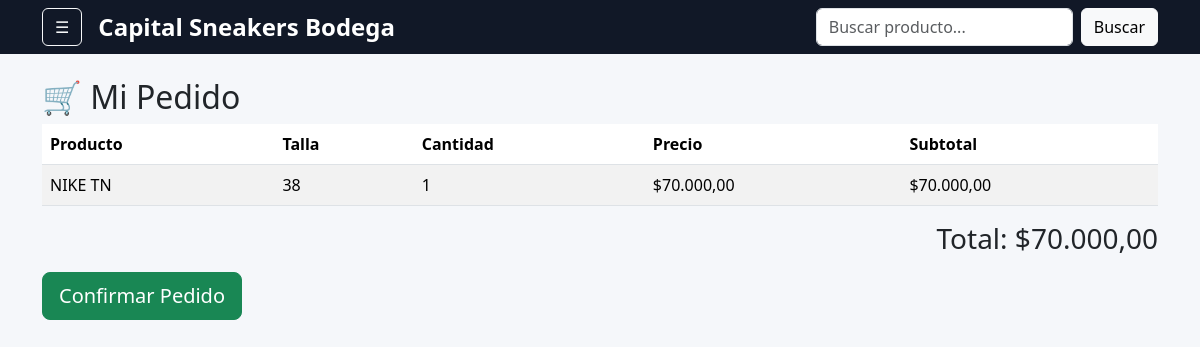
The app's page /carrito/mi-pedido/ (signed in) with its own data.
### carrito/models.py (models this page shows, shortened)
class CarritoItem(models.Model):
    cliente = models.ForeignKey(
        User,
        on_delete=models.CASCADE
    )
    producto = models.ForeignKey(
        Producto,
        on_delete=models.CASCADE
    )
    talla = models.ForeignKey(
        Talla,
        on_delete=models.CASCADE
    )
    cantidad = models.IntegerField(
        default=1
    )
    fecha = models.DateTimeField(
        auto_now_add=True
    )
    def subtotal(self):
        return self.cantidad * self.producto.precio

### catalogo/models.py (models this page shows, shortened)
class Producto(models.Model):
    nombre = models.CharField(
        max_length=200
    )
    marca = models.CharField(
        max_length=100,
        blank=True
    )
    referencia = models.CharField(
        max_length=100,
        unique=True
    )
    codigo_barras = models.CharField(
        max_length=20,
        blank=True,
        null=True
    )
    precio_compra = models.DecimalField(
        max_digits=12,
        decimal_places=2,
        default=0
    )
    precio = models.DecimalField(
        max_digits=12,
        decimal_places=2
    )
    imagen = models.ImageField(
        upload_to='productos/',
        blank=True,
        null=True
    )
    activo = models.BooleanField(
        default=True
    )
    creado = models.DateTimeField(
        auto_now_add=True
    )

### inventario/models.py (models this page shows, shortened)
class Talla(models.Model):
    nombre = models.CharField(
        max_length=10,
        unique=True
    )

### carrito/views.py (the view)
@login_required
def mi_pedido(request):
    items = CarritoItem.objects.filter(
        cliente=request.user
    )
    total = 0
    for item in items:
        total += item.subtotal()
    return render(
        request,
        'carrito/mi_pedido.html',
        {
            'items': items,
            'total': total
        }
    )

### accounts/context_processors.py (called while the page is built)
def balance_cliente(request):
    if not request.user.is_authenticated:
        return {}
    pedidos = Pedido.objects.filter(
        cliente=request.user
    ).exclude(
        estado='cancelado'
    ).exclude(
        estado='pagado'
    )
    total = 0
    for pedido in pedidos:
        for item in pedido.detalles.all():
            total += item.subtotal()
    return {
        'balance_hoy': total
    }

### templates/carrito/mi_pedido.html
{% extends 'base.html' %}
{% block content %}
<h2>
🛒 Mi Pedido
</h2>
<table class="table table-striped">
    <thead>
        <tr>
            <th>Producto</th>
            <th>Talla</th>
            <th>Cantidad</th>
            <th>Precio</th>
            <th>Subtotal</th>
        </tr>
    </thead>
    <tbody>
        {% for item in items %}
        <tr>
            <td>
                {{ item.producto.nombre }}
            </td>
            <td>
                {{ item.talla.nombre }}
            </td>
            <td>
                {{ item.cantidad }}
            </td>
            <td>
                ${{ item.producto.precio }}
            </td>
            <td>
                ${{ item.subtotal }}
            </td>
        </tr>
        {% empty %}
        <tr>
            <td colspan="5">
                No hay productos en el carrito.
            </td>
        </tr>
        {% endfor %}
    </tbody>
</table>
<div class="text-end">
    <h3>
        Total:
        ${{ total }}
    </h3>
</div>
<div class="mt-3">
    <a
        href="{% url 'confirmar_pedido' %}"
        class="btn btn-success btn-lg">
        Confirmar Pedido
    </a>
</div>
{% endblock %}

### templates/base.html (style rules this page uses)
body { background:#f5f7fa; }

### records on screen
CarritoItem: producto.nombre "NIKE TN", talla.nombre "38", cantidad "1", producto.precio "70.000,00", subtotal "70.000,00"

### other values on screen
{{ total }} "70.000,00"
